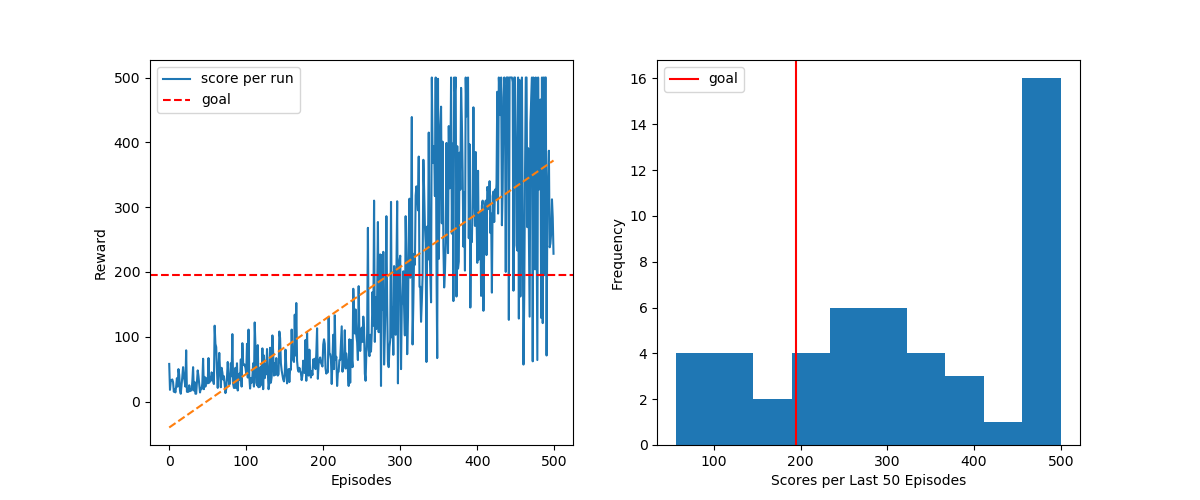

The Python source for this figure:
import matplotlib.pyplot as plt
from tensorflow import keras
import numpy as np
import termcolor
import random
import torch
import copy
import gym

np.set_printoptions(suppress=True)

def plot_res(values, title=''):   
    ''' Plot the reward curve and histogram of results over time.'''
    # Update the window after each episode
    #clear_output(wait=True)
    
    # Define the figure
    f, ax = plt.subplots(nrows=1, ncols=2, figsize=(12,5))
    f.suptitle(title)
    ax[0].plot(values, label='score per run')
    ax[0].axhline(195, c='red',ls='--', label='goal')
    ax[0].set_xlabel('Episodes')
    ax[0].set_ylabel('Reward')
    x = range(len(values))
    ax[0].legend()
    # Calculate the trend
    try:
        z = np.polyfit(x, values, 1)
        p = np.poly1d(z)
        ax[0].plot(x,p(x),"--", label='trend')
    except:
        print('')
    
    # Plot the histogram of results
    ax[1].hist(values[-50:])
    ax[1].axvline(195, c='red', label='goal')
    ax[1].set_xlabel('Scores per Last 50 Episodes')
    ax[1].set_ylabel('Frequency')
    ax[1].legend()
    plt.show()

def create_model(env):
    model = torch.nn.Sequential(
                torch.nn.Linear(env.observation_space.shape[0], 256),
                torch.nn.ReLU(),
                torch.nn.Linear(256, env.action_space.n),
                torch.nn.Softmax()
            )
    optimizer = torch.optim.Adam(model.parameters(), 0.001)
    return model, optimizer

def replay(model, optimizer, replay_buf, gamma):
    G = []
    for t in range(len(replay_buf)):
        g = 0
        for k in range(t + 1, len(replay_buf)):
            g += (gamma ** (k - t - 1)) * replay_buf[t][0]
        G.append(g)
    G = torch.Tensor(G)
    G = G/G.max()

    action_probs = torch.stack([aprob for r, aprob in replay_buf])
    loss = - torch.sum(torch.log(action_probs) * G)
    optimizer.zero_grad()
    loss.backward()
    optimizer.step()
    return model, optimizer
                
def main():
    env = gym.make('CartPole-v1')
    model, optimizer = create_model(env)
    gamma = 0.99
    episodes = 500
    rewards = []

    for episode in range(episodes):
        state = env.reset()
        done = False
        total_reward = 0
        replay_buf = []
        while not done:
            action_prob = model(torch.Tensor(state))
            action = np.random.choice([0, 1], p=action_prob.detach().numpy())
            next_state, reward, done, _ = env.step(action)
            total_reward += reward
            replay_buf.append((reward, action_prob[action]))
            state = next_state
        # Update model
        model, optimizer = replay(model, optimizer, replay_buf, gamma)

        # Perpare for next episode
        rewards.append(total_reward)
        print(termcolor.colored("{} steps {}".format(episode, total_reward), 'red'))

    env.close()
    plot_res(rewards)

if __name__ == "__main__":
    main()
